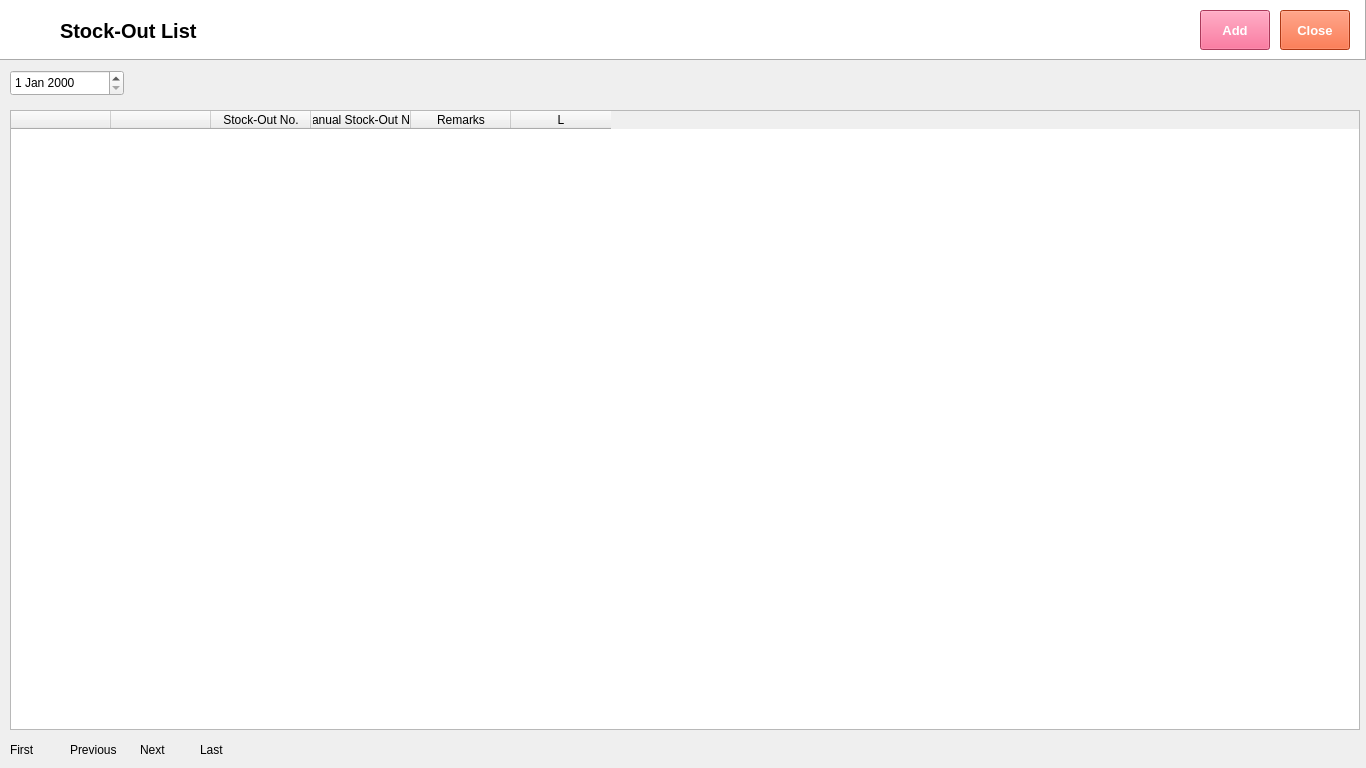
<?xml version="1.0" encoding="UTF-8"?>
<ui version="4.0">
 <class>Form</class>
 <widget class="QWidget" name="Form">
  <property name="geometry">
   <rect>
    <x>0</x>
    <y>0</y>
    <width>1366</width>
    <height>768</height>
   </rect>
  </property>
  <property name="font">
   <font>
    <family>Segoe UI</family>
    <pointsize>9</pointsize>
   </font>
  </property>
  <property name="windowTitle">
   <string>Form</string>
  </property>
  <widget class="QFrame" name="frame">
   <property name="geometry">
    <rect>
     <x>0</x>
     <y>0</y>
     <width>1366</width>
     <height>60</height>
    </rect>
   </property>
   <property name="autoFillBackground">
    <bool>false</bool>
   </property>
   <property name="styleSheet">
    <string notr="true">background-color: rgb(255, 255, 255);</string>
   </property>
   <property name="frameShape">
    <enum>QFrame::Panel</enum>
   </property>
   <property name="frameShadow">
    <enum>QFrame::Raised</enum>
   </property>
   <widget class="QLabel" name="label">
    <property name="geometry">
     <rect>
      <x>10</x>
      <y>10</y>
      <width>38</width>
      <height>32</height>
     </rect>
    </property>
    <property name="text">
     <string/>
    </property>
    <property name="pixmap">
     <pixmap>../../python-pos/img/Disbursement.png</pixmap>
    </property>
    <property name="scaledContents">
     <bool>true</bool>
    </property>
   </widget>
   <widget class="QLabel" name="label_2">
    <property name="geometry">
     <rect>
      <x>60</x>
      <y>10</y>
      <width>161</width>
      <height>41</height>
     </rect>
    </property>
    <property name="font">
     <font>
      <family>Segoe UI</family>
      <pointsize>15</pointsize>
      <weight>75</weight>
      <bold>true</bold>
     </font>
    </property>
    <property name="text">
     <string>Stock-Out List</string>
    </property>
    <property name="textFormat">
     <enum>Qt::PlainText</enum>
    </property>
   </widget>
   <widget class="QPushButton" name="pushButton">
    <property name="geometry">
     <rect>
      <x>1200</x>
      <y>10</y>
      <width>70</width>
      <height>40</height>
     </rect>
    </property>
    <property name="font">
     <font>
      <family>Segoe UI</family>
      <pointsize>10</pointsize>
      <weight>75</weight>
      <bold>true</bold>
     </font>
    </property>
    <property name="autoFillBackground">
     <bool>false</bool>
    </property>
    <property name="styleSheet">
     <string notr="true">background-color: rgb(240, 80, 128);
color: rgb(255, 255, 255);</string>
    </property>
    <property name="text">
     <string>Add</string>
    </property>
   </widget>
   <widget class="QPushButton" name="pushButton_2">
    <property name="geometry">
     <rect>
      <x>1280</x>
      <y>10</y>
      <width>70</width>
      <height>40</height>
     </rect>
    </property>
    <property name="font">
     <font>
      <family>Segoe UI</family>
      <pointsize>10</pointsize>
      <weight>75</weight>
      <bold>true</bold>
     </font>
    </property>
    <property name="styleSheet">
     <string notr="true">background-color: rgb(243, 79, 28);
color: rgb(255, 255, 255);</string>
    </property>
    <property name="text">
     <string>Close</string>
    </property>
    <property name="flat">
     <bool>false</bool>
    </property>
   </widget>
  </widget>
  <widget class="QDateEdit" name="dateEdit">
   <property name="geometry">
    <rect>
     <x>10</x>
     <y>70</y>
     <width>114</width>
     <height>26</height>
    </rect>
   </property>
  </widget>
  <widget class="QTableWidget" name="tableWidget">
   <property name="geometry">
    <rect>
     <x>10</x>
     <y>110</y>
     <width>1350</width>
     <height>620</height>
    </rect>
   </property>
   <column>
    <property name="text">
     <string/>
    </property>
   </column>
   <column>
    <property name="text">
     <string/>
    </property>
   </column>
   <column>
    <property name="text">
     <string>Stock-Out No.</string>
    </property>
   </column>
   <column>
    <property name="text">
     <string>Manual Stock-Out No.</string>
    </property>
   </column>
   <column>
    <property name="text">
     <string>Remarks</string>
    </property>
   </column>
   <column>
    <property name="text">
     <string>L</string>
    </property>
   </column>
  </widget>
  <widget class="QLabel" name="label_3">
   <property name="geometry">
    <rect>
     <x>10</x>
     <y>740</y>
     <width>47</width>
     <height>20</height>
    </rect>
   </property>
   <property name="font">
    <font>
     <family>Segoe UI</family>
     <pointsize>9</pointsize>
    </font>
   </property>
   <property name="text">
    <string>First</string>
   </property>
  </widget>
  <widget class="QLabel" name="label_4">
   <property name="geometry">
    <rect>
     <x>70</x>
     <y>740</y>
     <width>47</width>
     <height>20</height>
    </rect>
   </property>
   <property name="font">
    <font>
     <family>Segoe UI</family>
     <pointsize>9</pointsize>
    </font>
   </property>
   <property name="text">
    <string>Previous</string>
   </property>
  </widget>
  <widget class="QLabel" name="label_5">
   <property name="geometry">
    <rect>
     <x>140</x>
     <y>740</y>
     <width>47</width>
     <height>20</height>
    </rect>
   </property>
   <property name="font">
    <font>
     <family>Segoe UI</family>
     <pointsize>9</pointsize>
    </font>
   </property>
   <property name="text">
    <string>Next</string>
   </property>
  </widget>
  <widget class="QLabel" name="label_6">
   <property name="geometry">
    <rect>
     <x>200</x>
     <y>740</y>
     <width>47</width>
     <height>20</height>
    </rect>
   </property>
   <property name="font">
    <font>
     <family>Segoe UI</family>
     <pointsize>9</pointsize>
    </font>
   </property>
   <property name="text">
    <string>Last</string>
   </property>
  </widget>
 </widget>
 <resources/>
 <connections/>
</ui>
